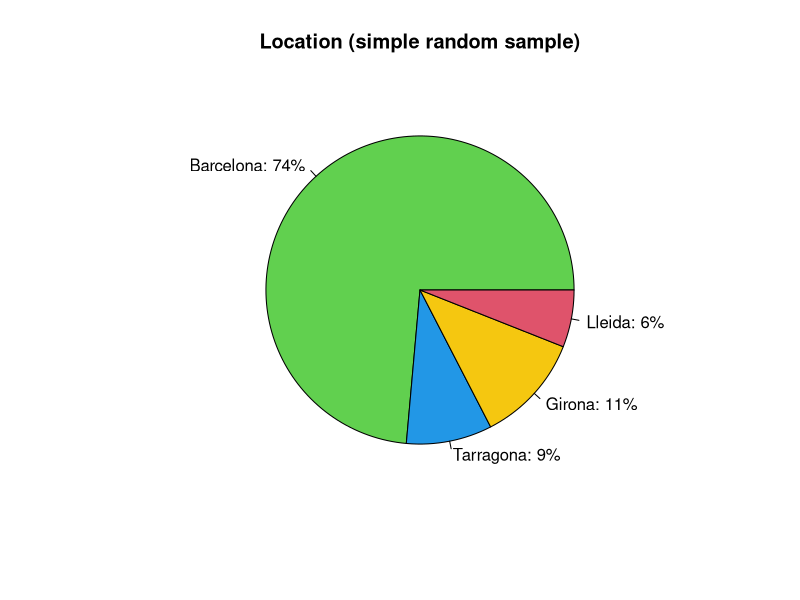
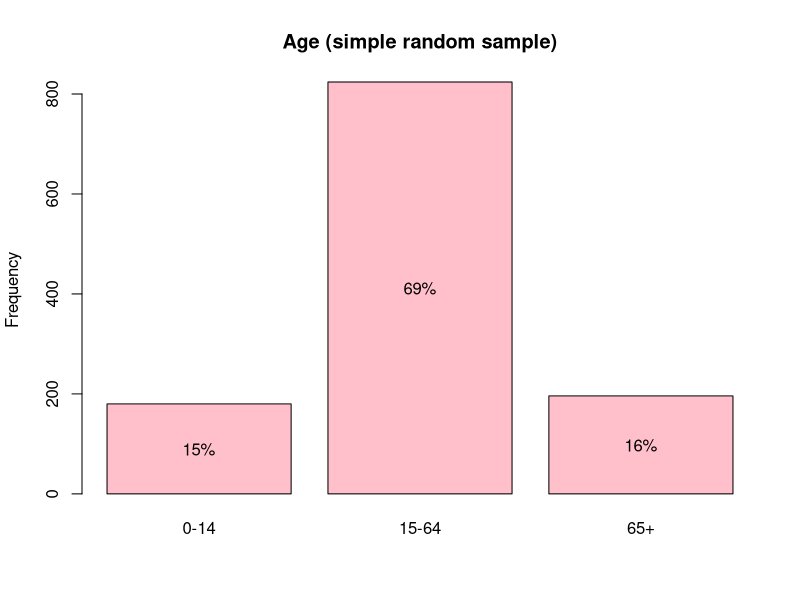

Write R code to recreate these figures, in order.
# Adding percentage to pie charts and bar plots
# Jose Barrera. 29-03-2009
# jbarrera@mat.uab.cat
#
# The two following functions perform pie charts and barplots with percentage labels for a variable "x". This variable must be defined as a factor and "levels" and "labels" for this factor also must be defined.
#
# Input:
#  factor: a class factor variable with defined "levels" and "labels".
#  dec: number of decimal places in the percentage output.
#  color: fill color in the barplot. 

require(Hmisc)

# Adding percentage to pie charts:
mypie <- function(factor, dec = 0, color = 0)
 {
  x <- summary(factor)
  l <- length(x)
  col <- ifelse(color == 0, rainbow(l), color)
  perc <- round(100 * x / sum(x), dec)
  info <- paste(levels(factor), perc, sep = ": ")
  info <- paste(info, "%", sep = "")
  pie(x, labels = info, col = col)
  title(main = label(factor))
 }

# Adding percentage to bar plots:
mybars <- function(factor, dec = 0, color = 7)
 {
  x <- summary(factor)
  l <- length(x)
  perc <- round(100 * x / sum(x), dec)
  info <- paste(perc, "%", sep = "")
  barplot(x, main = label(factor), ylab="Frequency", col = color)
  text(1.2 * (0:(l - 1)) + 0.7, x / 2, info)
 }


# Example:


# Function for generating a multinomial sample (thanks to Klaus Langohr):
multinomialSample <- function(n, pr)
 rep(1:length(pr), rmultinom(1, size = n, pr))

# Factor "pop.sample" containing a place of residence:
# multinomial sample:
population <- c(5345477,  769818, 709246,  417917) 
popSample <- multinomialSample(n = 1200, pr = population) 
popSample <- as.factor(popSample)
levels(popSample) <- c("Barcelona", "Tarragona", "Girona", "Lleida")
label(popSample) <- "Location (simple random sample)" 
head(popSample)
table(popSample)

# Factor "ageSample" containing an age multinomial sample:
agepop <- c(1083951, 5084172, 1195955)
ageSample <- multinomialSample(n = 1200, pr = agepop) 
ageSample <- as.factor(ageSample)
levels(ageSample) <- c("0-14", "15-64", "65+")
label(ageSample) <- "Age (simple random sample)" 
head(ageSample)


# Plots:
mypie(factor = popSample, color = c(3, 4, 7, 2))
mybars(factor = ageSample, color = "pink")
